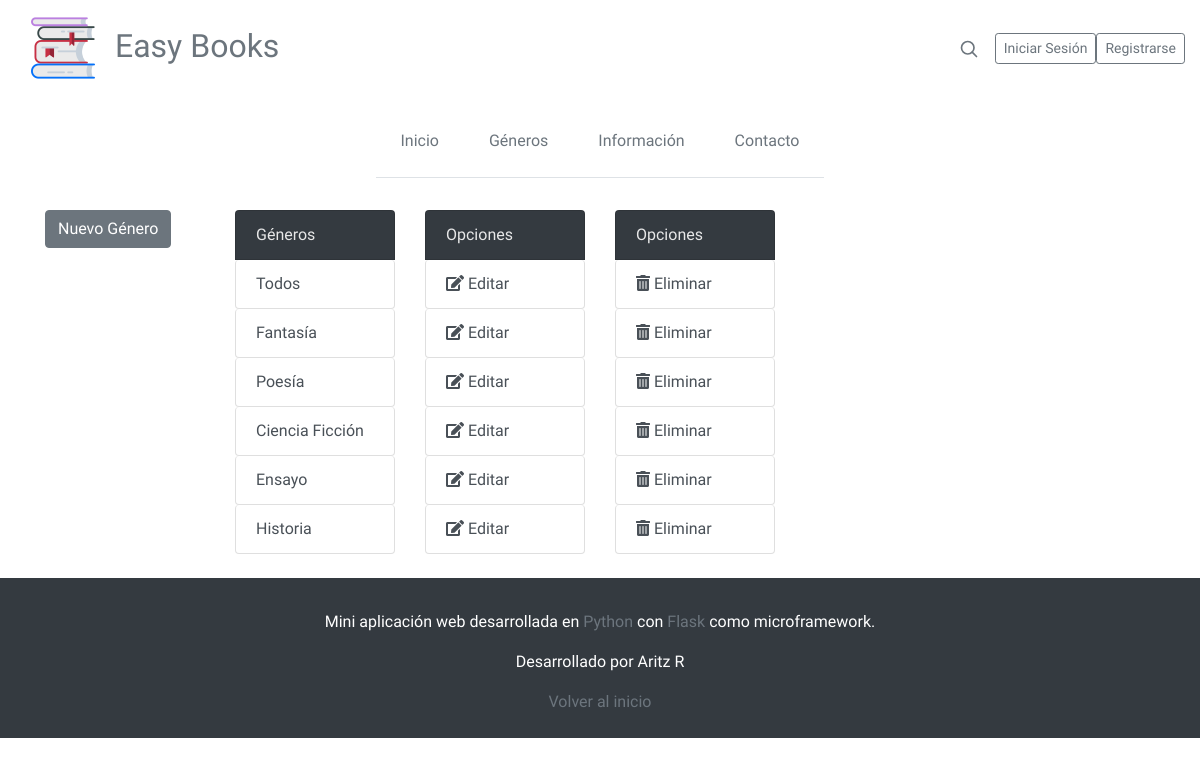
Screenshot of /generos with the database file from the repository.
### aplicacion/models.py (models this page shows, shortened)
class Generos(db.Model):
    __tablename__ = "generos"
    id = Column(Integer, primary_key=True)
    nombre = Column(String(100))
    articulos = relationship("Articulos", cascade="all, delete-orphan", backref="Generos", lazy="dynamic")

### aplicacion/app.py (the view)
@app.route("/generos")
def generos():
    generos = Generos.query.all()
    return render_template("generos.html", generos=generos)

### aplicacion/app.py (called while the page is built)
@app.context_processor  # Variables accesibles desde los templates
def contar_carrito():
    if not current_user.is_authenticated:   # Si no esta logeado el carrito es 0
        return {'num_articulos': 0}
    if request.cookies.get(str(current_user.id))==None: # Si está logeado pero no tiene cookie, su carrito es 0
        return {'num_articulos': 0}
    else:
        datos = json.loads(request.cookies.get(str(current_user.id)))
        return {'num_articulos': len(datos)}

### aplicacion/templates/generos.html (shortened to what this page needs)
{% extends "base.html" %}
{% block content %}
  <div class="container py-4">
    <div class="row">
      <div class="col-md-2">
        <a role="button" class="btn btn-secondary" href="{{url_for('generos_new')}}">Nuevo Género</a>
      </div>
        <div class="col-md-2">
          <div class="list-group">
            <button type="button" style="color: #f1f1f1f1;" class="bg-dark list-group-item list-group-item-action">
              Géneros
            </button>
            {% for gen in generos %}
              <a role="button" href="{{url_for('inicio', id=gen.id)}}"
              class="list-group-item list-group-item-action btn btn-dark">{{gen.nombre}}</a>
              {% endfor %}
          </div>
      </div>
      <div class="col-md-2">
        <div class="list-group">
          <button type="button" style="color: #f1f1f1f1;" class="bg-dark list-group-item list-group-item-action">
            Opciones
          </button>
          {% for gen in generos %}
            <a role="button" href="{{url_for('generos_edit', id=gen.id)}}"
            class="list-group-item list-group-item-action btn btn-dark"><i class="fas fa-edit"></i> Editar</a>
          {% endfor %}
        </div>
      </div>
      <div class="col-md-2">
        <div class="list-group">
          <button type="button" style="color: #f1f1f1f1;" class="bg-dark list-group-item list-group-item-action">
            Opciones
          </button>
          {% for gen in generos %}
            <a role="button" href="{{url_for('generos_delete', id=gen.id)}}"
            class="list-group-item list-group-item-action btn btn-dark"><i class="fas fa-trash-alt"></i> Eliminar</a>
          {% endfor %}
        </div>
      </div>
    </div>
  </div>
{% endblock %}

### aplicacion/templates/base.html (style rules this page uses)
body { font-family: 'Cairo', sans-serif; }

### rows the page displays
Generos: nombre "Todos"
Generos: nombre "Fantasía"
Generos: nombre "Poesía"
Generos: nombre "Ciencia Ficción"
Generos: nombre "Ensayo"
Generos: nombre "Historia"
